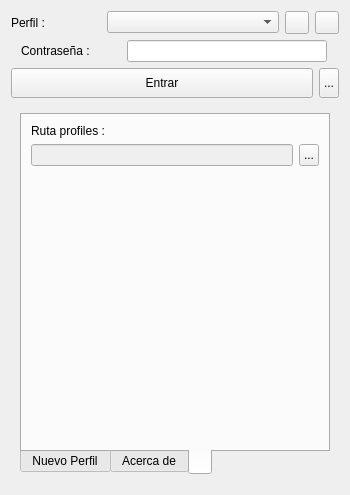
<?xml version="1.0" encoding="UTF-8"?>
<ui version="4.0">
 <class>frmLogin</class>
 <widget class="QWidget" name="frmLogin">
  <property name="geometry">
   <rect>
    <x>0</x>
    <y>0</y>
    <width>350</width>
    <height>495</height>
   </rect>
  </property>
  <property name="sizePolicy">
   <sizepolicy hsizetype="Minimum" vsizetype="Minimum">
    <horstretch>0</horstretch>
    <verstretch>0</verstretch>
   </sizepolicy>
  </property>
  <property name="minimumSize">
   <size>
    <width>350</width>
    <height>495</height>
   </size>
  </property>
  <property name="maximumSize">
   <size>
    <width>350</width>
    <height>495</height>
   </size>
  </property>
  <property name="windowTitle">
   <string>Acceso</string>
  </property>
  <property name="windowIcon">
   <iconset>
    <normaloff>../../share/icons/pineboo-logo-256.png</normaloff>../../share/icons/pineboo-logo-256.png</iconset>
  </property>
  <layout class="QVBoxLayout" name="verticalLayout">
   <item>
    <layout class="QHBoxLayout" name="horizontalLayout_2">
     <item>
      <widget class="QLabel" name="label">
       <property name="maximumSize">
        <size>
         <width>90</width>
         <height>16777215</height>
        </size>
       </property>
       <property name="text">
        <string>Perfil :</string>
       </property>
      </widget>
     </item>
     <item>
      <widget class="QComboBox" name="cbProfiles">
       <property name="maximumSize">
        <size>
         <width>200</width>
         <height>16777215</height>
        </size>
       </property>
      </widget>
     </item>
     <item>
      <widget class="QToolButton" name="tbDeleteProfile">
       <property name="toolTip">
        <string>Borra el perfil seleccionado</string>
       </property>
       <property name="statusTip">
        <string/>
       </property>
       <property name="text">
        <string/>
       </property>
       <property name="icon">
        <iconset>
         <normaloff>../../core/images/icons/gtk-cancel.png</normaloff>../../core/images/icons/gtk-cancel.png</iconset>
       </property>
      </widget>
     </item>
     <item>
      <widget class="QToolButton" name="tbEditProfile">
       <property name="toolTip">
        <string>Edita el perfil seleccionado</string>
       </property>
       <property name="statusTip">
        <string/>
       </property>
       <property name="text">
        <string/>
       </property>
       <property name="icon">
        <iconset>
         <normaloff>../../core/images/icons/gtk-properties.png</normaloff>../../core/images/icons/gtk-properties.png</iconset>
       </property>
      </widget>
     </item>
    </layout>
   </item>
   <item>
    <layout class="QHBoxLayout" name="horizontalLayout">
     <item>
      <widget class="QLabel" name="label_2">
       <property name="maximumSize">
        <size>
         <width>90</width>
         <height>16777215</height>
        </size>
       </property>
       <property name="text">
        <string>Contraseña :</string>
       </property>
      </widget>
     </item>
     <item>
      <widget class="QLineEdit" name="lePassword">
       <property name="sizePolicy">
        <sizepolicy hsizetype="Preferred" vsizetype="Fixed">
         <horstretch>0</horstretch>
         <verstretch>0</verstretch>
        </sizepolicy>
       </property>
       <property name="maximumSize">
        <size>
         <width>200</width>
         <height>16777215</height>
        </size>
       </property>
       <property name="echoMode">
        <enum>QLineEdit::Password</enum>
       </property>
      </widget>
     </item>
    </layout>
   </item>
   <item>
    <layout class="QHBoxLayout" name="horizontalLayout_3">
     <item>
      <widget class="QPushButton" name="pbLogin">
       <property name="minimumSize">
        <size>
         <width>120</width>
         <height>30</height>
        </size>
       </property>
       <property name="text">
        <string>Entrar</string>
       </property>
      </widget>
     </item>
     <item>
      <widget class="QToolButton" name="tbOptions">
       <property name="maximumSize">
        <size>
         <width>20</width>
         <height>30</height>
        </size>
       </property>
       <property name="text">
        <string>...</string>
       </property>
      </widget>
     </item>
    </layout>
   </item>
   <item>
    <spacer name="verticalSpacer_2">
     <property name="orientation">
      <enum>Qt::Vertical</enum>
     </property>
     <property name="sizeHint" stdset="0">
      <size>
       <width>20</width>
       <height>3</height>
      </size>
     </property>
    </spacer>
   </item>
   <item>
    <widget class="QFrame" name="frmOptions">
     <property name="minimumSize">
      <size>
       <width>0</width>
       <height>350</height>
      </size>
     </property>
     <property name="frameShape">
      <enum>QFrame::NoFrame</enum>
     </property>
     <property name="frameShadow">
      <enum>QFrame::Plain</enum>
     </property>
     <property name="lineWidth">
      <number>0</number>
     </property>
     <layout class="QVBoxLayout" name="verticalLayout_4">
      <item>
       <widget class="QTabWidget" name="tabWidget">
        <property name="sizePolicy">
         <sizepolicy hsizetype="Preferred" vsizetype="Preferred">
          <horstretch>0</horstretch>
          <verstretch>0</verstretch>
         </sizepolicy>
        </property>
        <property name="tabPosition">
         <enum>QTabWidget::South</enum>
        </property>
        <property name="currentIndex">
         <number>2</number>
        </property>
        <property name="iconSize">
         <size>
          <width>16</width>
          <height>16</height>
         </size>
        </property>
        <widget class="QWidget" name="NewProfileTab">
         <attribute name="title">
          <string>Nuevo Perfil</string>
         </attribute>
         <layout class="QVBoxLayout" name="verticalLayout_5">
          <item>
           <widget class="QGroupBox" name="groupBox">
            <property name="sizePolicy">
             <sizepolicy hsizetype="Expanding" vsizetype="Expanding">
              <horstretch>0</horstretch>
              <verstretch>0</verstretch>
             </sizepolicy>
            </property>
            <property name="title">
             <string>Nuevo Perfil</string>
            </property>
            <layout class="QVBoxLayout" name="verticalLayout_3">
             <item>
              <layout class="QHBoxLayout" name="horizontalLayout_4">
               <item>
                <widget class="QLabel" name="label_4">
                 <property name="text">
                  <string>Descripción :</string>
                 </property>
                </widget>
               </item>
               <item>
                <widget class="QLineEdit" name="leDescription">
                 <property name="minimumSize">
                  <size>
                   <width>130</width>
                   <height>0</height>
                  </size>
                 </property>
                 <property name="maximumSize">
                  <size>
                   <width>150</width>
                   <height>16777215</height>
                  </size>
                 </property>
                </widget>
               </item>
              </layout>
             </item>
             <item>
              <layout class="QHBoxLayout" name="horizontalLayout_12">
               <item>
                <widget class="QLabel" name="label_14">
                 <property name="text">
                  <string>Base de Datos :</string>
                 </property>
                </widget>
               </item>
               <item>
                <widget class="QLineEdit" name="leDBName">
                 <property name="minimumSize">
                  <size>
                   <width>130</width>
                   <height>0</height>
                  </size>
                 </property>
                 <property name="maximumSize">
                  <size>
                   <width>150</width>
                   <height>16777215</height>
                  </size>
                 </property>
                </widget>
               </item>
              </layout>
             </item>
             <item>
              <layout class="QHBoxLayout" name="horizontalLayout_5">
               <item>
                <widget class="QLabel" name="label_5">
                 <property name="text">
                  <string>Tipo Servidor :</string>
                 </property>
                </widget>
               </item>
               <item>
                <widget class="QComboBox" name="cbDBType">
                 <property name="minimumSize">
                  <size>
                   <width>150</width>
                   <height>0</height>
                  </size>
                 </property>
                 <property name="maximumSize">
                  <size>
                   <width>150</width>
                   <height>16777215</height>
                  </size>
                 </property>
                </widget>
               </item>
              </layout>
             </item>
             <item>
              <layout class="QHBoxLayout" name="horizontalLayout_6">
               <item>
                <widget class="QLabel" name="label_6">
                 <property name="text">
                  <string>Url Servidor :</string>
                 </property>
                </widget>
               </item>
               <item>
                <widget class="QLineEdit" name="leURL">
                 <property name="minimumSize">
                  <size>
                   <width>150</width>
                   <height>0</height>
                  </size>
                 </property>
                 <property name="maximumSize">
                  <size>
                   <width>150</width>
                   <height>16777215</height>
                  </size>
                 </property>
                </widget>
               </item>
              </layout>
             </item>
             <item>
              <layout class="QHBoxLayout" name="horizontalLayout_7">
               <item>
                <widget class="QLabel" name="label_7">
                 <property name="text">
                  <string>Puerto Servidor :</string>
                 </property>
                </widget>
               </item>
               <item>
                <spacer name="horizontalSpacer">
                 <property name="orientation">
                  <enum>Qt::Horizontal</enum>
                 </property>
                 <property name="sizeType">
                  <enum>QSizePolicy::Preferred</enum>
                 </property>
                 <property name="sizeHint" stdset="0">
                  <size>
                   <width>128</width>
                   <height>20</height>
                  </size>
                 </property>
                </spacer>
               </item>
               <item>
                <widget class="QLineEdit" name="lePort">
                 <property name="maximumSize">
                  <size>
                   <width>70</width>
                   <height>16777215</height>
                  </size>
                 </property>
                 <property name="alignment">
                  <set>Qt::AlignRight|Qt::AlignTrailing|Qt::AlignVCenter</set>
                 </property>
                </widget>
               </item>
              </layout>
             </item>
             <item>
              <layout class="QHBoxLayout" name="horizontalLayout_8">
               <item>
                <widget class="QLabel" name="label_8">
                 <property name="text">
                  <string>Usuario BD :</string>
                 </property>
                </widget>
               </item>
               <item>
                <widget class="QLineEdit" name="leDBUser">
                 <property name="minimumSize">
                  <size>
                   <width>150</width>
                   <height>0</height>
                  </size>
                 </property>
                 <property name="maximumSize">
                  <size>
                   <width>150</width>
                   <height>16777215</height>
                  </size>
                 </property>
                </widget>
               </item>
              </layout>
             </item>
             <item>
              <layout class="QHBoxLayout" name="horizontalLayout_9">
               <item>
                <widget class="QLabel" name="label_9">
                 <property name="text">
                  <string>Contraseña BD :</string>
                 </property>
                </widget>
               </item>
               <item>
                <spacer name="horizontalSpacer_3">
                 <property name="orientation">
                  <enum>Qt::Horizontal</enum>
                 </property>
                 <property name="sizeHint" stdset="0">
                  <size>
                   <width>28</width>
                   <height>13</height>
                  </size>
                 </property>
                </spacer>
               </item>
               <item>
                <widget class="QLineEdit" name="leDBPassword">
                 <property name="minimumSize">
                  <size>
                   <width>117</width>
                   <height>0</height>
                  </size>
                 </property>
                 <property name="maximumSize">
                  <size>
                   <width>117</width>
                   <height>16777215</height>
                  </size>
                 </property>
                 <property name="echoMode">
                  <enum>QLineEdit::Password</enum>
                 </property>
                </widget>
               </item>
              </layout>
             </item>
             <item>
              <layout class="QHBoxLayout" name="horizontalLayout_13">
               <item>
                <widget class="QLabel" name="label_16">
                 <property name="text">
                  <string>Rep. Contraseña BD :</string>
                 </property>
                </widget>
               </item>
               <item>
                <widget class="QLineEdit" name="leDBPassword2">
                 <property name="minimumSize">
                  <size>
                   <width>117</width>
                   <height>0</height>
                  </size>
                 </property>
                 <property name="maximumSize">
                  <size>
                   <width>117</width>
                   <height>16777215</height>
                  </size>
                 </property>
                 <property name="echoMode">
                  <enum>QLineEdit::Password</enum>
                 </property>
                 <property name="clearButtonEnabled">
                  <bool>false</bool>
                 </property>
                </widget>
               </item>
              </layout>
             </item>
             <item>
              <layout class="QHBoxLayout" name="horizontalLayout_10">
               <item>
                <widget class="QLabel" name="label_10">
                 <property name="text">
                  <string>Contraseña :</string>
                 </property>
                </widget>
               </item>
               <item>
                <widget class="QLineEdit" name="leProfilePassword">
                 <property name="minimumSize">
                  <size>
                   <width>140</width>
                   <height>0</height>
                  </size>
                 </property>
                 <property name="maximumSize">
                  <size>
                   <width>140</width>
                   <height>16777215</height>
                  </size>
                 </property>
                 <property name="echoMode">
                  <enum>QLineEdit::Password</enum>
                 </property>
                </widget>
               </item>
              </layout>
             </item>
             <item>
              <layout class="QHBoxLayout" name="horizontalLayout_16">
               <item>
                <widget class="QLabel" name="label_19">
                 <property name="text">
                  <string>Rep. Contraseña :</string>
                 </property>
                </widget>
               </item>
               <item>
                <widget class="QLineEdit" name="leProfilePassword2">
                 <property name="minimumSize">
                  <size>
                   <width>140</width>
                   <height>0</height>
                  </size>
                 </property>
                 <property name="maximumSize">
                  <size>
                   <width>140</width>
                   <height>16777215</height>
                  </size>
                 </property>
                 <property name="echoMode">
                  <enum>QLineEdit::Password</enum>
                 </property>
                </widget>
               </item>
              </layout>
             </item>
             <item>
              <layout class="QHBoxLayout" name="horizontalLayout_11">
               <item>
                <spacer name="horizontalSpacer_2">
                 <property name="orientation">
                  <enum>Qt::Horizontal</enum>
                 </property>
                 <property name="sizeHint" stdset="0">
                  <size>
                   <width>40</width>
                   <height>20</height>
                  </size>
                 </property>
                </spacer>
               </item>
               <item>
                <widget class="QCheckBox" name="cbAutoLogin">
                 <property name="maximumSize">
                  <size>
                   <width>15</width>
                   <height>16777215</height>
                  </size>
                 </property>
                 <property name="text">
                  <string/>
                 </property>
                </widget>
               </item>
               <item>
                <widget class="QLabel" name="label_13">
                 <property name="text">
                  <string>Acceso sin contraseña</string>
                 </property>
                </widget>
               </item>
              </layout>
             </item>
             <item>
              <widget class="QPushButton" name="pbSaveConnection">
               <property name="sizePolicy">
                <sizepolicy hsizetype="Preferred" vsizetype="Minimum">
                 <horstretch>0</horstretch>
                 <verstretch>0</verstretch>
                </sizepolicy>
               </property>
               <property name="text">
                <string>Guardar</string>
               </property>
              </widget>
             </item>
            </layout>
           </widget>
          </item>
         </layout>
        </widget>
        <widget class="QWidget" name="AboutTab">
         <attribute name="title">
          <string>Acerca de</string>
         </attribute>
         <layout class="QVBoxLayout" name="verticalLayout_2">
          <item>
           <widget class="QLabel" name="label_11">
            <property name="text">
             <string>Pico Eneboo Core. 2018</string>
            </property>
           </widget>
          </item>
          <item>
           <widget class="QLabel" name="label_12">
            <property name="text">
             <string>Desarrollado por la comunidad Eneboo
 basandose en el proyecto pineboo de:
 David Martínez Martí</string>
            </property>
           </widget>
          </item>
          <item>
           <widget class="QLabel" name="label_3">
            <property name="text">
             <string>https://github.com/deavid/pineboo</string>
            </property>
            <property name="openExternalLinks">
             <bool>false</bool>
            </property>
            <property name="textInteractionFlags">
             <set>Qt::NoTextInteraction</set>
            </property>
           </widget>
          </item>
          <item>
           <widget class="QLabel" name="label_15">
            <property name="text">
             <string>Licencia</string>
            </property>
           </widget>
          </item>
          <item>
           <widget class="QPlainTextEdit" name="plainTextEdit">
            <property name="plainText">
             <string>Copyright © 2012-2019 David Martínez Martí

Permission is hereby granted, free of charge, to any person obtaining a copy of
this software and associated documentation files (the “Software”), to deal in
the Software without restriction, including without limitation the rights to
use, copy, modify, merge, publish, distribute, sublicense, and/or sell copies
of the Software, and to permit persons to whom the Software is furnished to do
so, subject to the following conditions:

The above copyright notice and this permission notice shall be included in all
copies or substantial portions of the Software.

THE SOFTWARE IS PROVIDED “AS IS”, WITHOUT WARRANTY OF ANY KIND, EXPRESS OR
IMPLIED, INCLUDING BUT NOT LIMITED TO THE WARRANTIES OF MERCHANTABILITY, FITNESS
FOR A PARTICULAR PURPOSE AND NONINFRINGEMENT. IN NO EVENT SHALL THE AUTHORS OR
COPYRIGHT HOLDERS BE LIABLE FOR ANY CLAIM, DAMAGES OR OTHER LIABILITY, WHETHER
IN AN ACTION OF CONTRACT, TORT OR OTHERWISE, ARISING FROM, OUT OF OR IN
CONNECTION WITH THE SOFTWARE OR THE USE OR OTHER DEALINGS IN THE SOFTWARE.</string>
            </property>
           </widget>
          </item>
          <item>
           <spacer name="verticalSpacer_4">
            <property name="orientation">
             <enum>Qt::Vertical</enum>
            </property>
            <property name="sizeType">
             <enum>QSizePolicy::Fixed</enum>
            </property>
            <property name="sizeHint" stdset="0">
             <size>
              <width>20</width>
              <height>10</height>
             </size>
            </property>
           </spacer>
          </item>
         </layout>
        </widget>
        <widget class="QWidget" name="tab">
         <attribute name="icon">
          <iconset>
           <normaloff>../../core/images/icons/folder.png</normaloff>../../core/images/icons/folder.png</iconset>
         </attribute>
         <attribute name="title">
          <string/>
         </attribute>
         <layout class="QVBoxLayout" name="verticalLayout_6">
          <item>
           <widget class="QLabel" name="label_17">
            <property name="text">
             <string>Ruta profiles :</string>
            </property>
           </widget>
          </item>
          <item>
           <layout class="QHBoxLayout" name="horizontalLayout_14">
            <item>
             <widget class="QLineEdit" name="le_profiles">
              <property name="enabled">
               <bool>false</bool>
              </property>
             </widget>
            </item>
            <item>
             <widget class="QToolButton" name="tb_profiles">
              <property name="maximumSize">
               <size>
                <width>20</width>
                <height>30</height>
               </size>
              </property>
              <property name="text">
               <string>...</string>
              </property>
             </widget>
            </item>
           </layout>
          </item>
          <item>
           <spacer name="verticalSpacer">
            <property name="orientation">
             <enum>Qt::Vertical</enum>
            </property>
            <property name="sizeHint" stdset="0">
             <size>
              <width>20</width>
              <height>241</height>
             </size>
            </property>
           </spacer>
          </item>
         </layout>
        </widget>
       </widget>
      </item>
     </layout>
    </widget>
   </item>
  </layout>
 </widget>
 <resources/>
 <connections/>
</ui>
